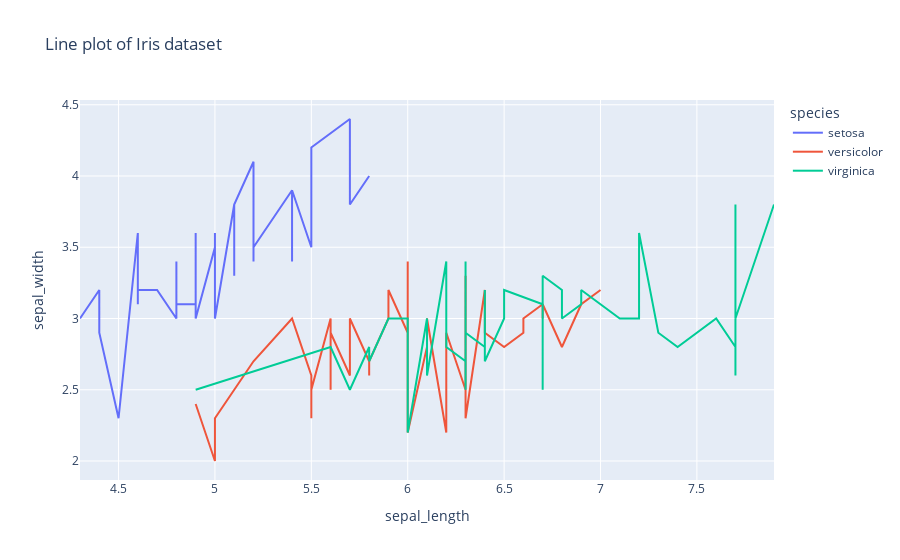

The code cell stored with this chart in its notebook:
### Code cell
#Sort the values
df_line1=df.sort_values(by=['sepal_length'])

fig2=px.line(df_line1,x='sepal_length',y='sepal_width',color='species', title='Line plot of Iris dataset')
fig2.show()

### Figure 1 — Plotly figure (JSON) as saved in the notebook; plotly's stock layout.template omitted (floating-point values rounded to 4 significant figures)
{"data": [{"hovertemplate": "species=setosa<br>sepal_length=%{x}<br>sepal_width=%{y}<extra></extra>", "legendgroup": "setosa", "line": {"color": "#636efa", "dash": "solid"}, "marker": {"symbol": "circle"}, "mode": "lines", "name": "setosa", "orientation": "v", "showlegend": true, "type": "scatter", "x": [4.3, 4.4, 4.4, 4.4, 4.5, 4.6, 4.6, 4.6, 4.6, 4.7, 4.7, 4.8, 4.8, 4.8, 4.8, 4.8, 4.9, 4.9, 4.9, 4.9, 5, 5, 5, 5, 5, 5, 5, 5, 5.1, 5.1, 5.1, 5.1, 5.1, 5.1, 5.1, 5.1, 5.2, 5.2, 5.2, 5.3, 5.4, 5.4, 5.4, 5.4, 5.4, 5.5, 5.5, 5.7, 5.7, 5.8], "xaxis": "x", "y": [3, 3.2, 3, 2.9, 2.3, 3.6, 3.1, 3.4, 3.2, 3.2, 3.2, 3, 3, 3.4, 3.4, 3.1, 3.1, 3.1, 3.6, 3, 3.5, 3.4, 3.3, 3.2, 3.5, 3.4, 3.6, 3, 3.8, 3.8, 3.5, 3.4, 3.5, 3.3, 3.7, 3.8, 4.1, 3.4, 3.5, 3.7, 3.9, 3.4, 3.4, 3.7, 3.9, 3.5, 4.2, 4.4, 3.8, 4], "yaxis": "y"}, {"hovertemplate": "species=versicolor<br>sepal_length=%{x}<br>sepal_width=%{y}<extra></extra>", "legendgroup": "versicolor", "line": {"color": "#EF553B", "dash": "solid"}, "marker": {"symbol": "circle"}, "mode": "lines", "name": "versicolor", "orientation": "v", "showlegend": true, "type": "scatter", "x": [4.9, 5, 5, 5.1, 5.2, 5.4, 5.5, 5.5, 5.5, 5.5, 5.5, 5.6, 5.6, 5.6, 5.6, 5.6, 5.7, 5.7, 5.7, 5.7, 5.7, 5.8, 5.8, 5.8, 5.9, 5.9, 6, 6, 6, 6, 6.1, 6.1, 6.1, 6.1, 6.2, 6.2, 6.3, 6.3, 6.3, 6.4, 6.4, 6.5, 6.6, 6.6, 6.7, 6.7, 6.7, 6.8, 6.9, 7], "xaxis": "x", "y": [2.4, 2, 2.3, 2.5, 2.7, 3, 2.6, 2.3, 2.4, 2.4, 2.5, 3, 3, 2.5, 2.7, 2.9, 2.6, 2.9, 2.8, 2.8, 3, 2.7, 2.6, 2.7, 3, 3.2, 2.9, 2.7, 3.4, 2.2, 2.8, 2.9, 2.8, 3, 2.2, 2.9, 2.5, 3.3, 2.3, 3.2, 2.9, 2.8, 2.9, 3, 3.1, 3, 3.1, 2.8, 3.1, 3.2], "yaxis": "y"}, {"hovertemplate": "species=virginica<br>sepal_length=%{x}<br>sepal_width=%{y}<extra></extra>", "legendgroup": "virginica", "line": {"color": "#00cc96", "dash": "solid"}, "marker": {"symbol": "circle"}, "mode": "lines", "name": "virginica", "orientation": "v", "showlegend": true, "type": "scatter", "x": [4.9, 5.6, 5.7, 5.8, 5.8, 5.8, 5.9, 6, 6, 6.1, 6.1, 6.2, 6.2, 6.3, 6.3, 6.3, 6.3, 6.3, 6.3, 6.4, 6.4, 6.4, 6.4, 6.4, 6.5, 6.5, 6.5, 6.5, 6.7, 6.7, 6.7, 6.7, 6.7, 6.8, 6.8, 6.9, 6.9, 6.9, 7.1, 7.2, 7.2, 7.2, 7.3, 7.4, 7.6, 7.7, 7.7, 7.7, 7.7, 7.9], "xaxis": "x", "y": [2.5, 2.8, 2.5, 2.8, 2.7, 2.7, 3, 3, 2.2, 3, 2.6, 3.4, 2.8, 2.7, 2.5, 2.8, 3.3, 3.4, 2.9, 2.8, 2.8, 3.1, 3.2, 2.7, 3, 3, 3, 3.2, 3.1, 2.5, 3.3, 3, 3.3, 3.2, 3, 3.1, 3.1, 3.2, 3, 3, 3.2, 3.6, 2.9, 2.8, 3, 2.8, 2.6, 3.8, 3, 3.8], "yaxis": "y"}], "layout": {"legend": {"title": {"text": "species"}, "tracegroupgap": 0}, "title": {"text": "Line plot of Iris dataset"}, "xaxis": {"anchor": "y", "domain": [0, 1], "title": {"text": "sepal_length"}}, "yaxis": {"anchor": "x", "domain": [0, 1], "title": {"text": "sepal_width"}}}}
